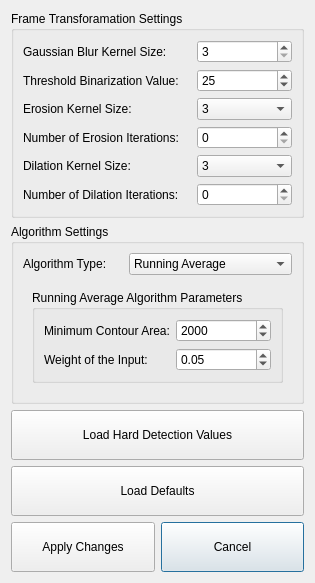
<?xml version="1.0" encoding="UTF-8"?>
<ui version="4.0">
 <class>Dialog</class>
 <widget class="QDialog" name="Dialog">
  <property name="geometry">
   <rect>
    <x>0</x>
    <y>0</y>
    <width>295</width>
    <height>559</height>
   </rect>
  </property>
  <property name="windowTitle">
   <string>Dialog</string>
  </property>
  <layout class="QGridLayout" name="gridLayout_10">
   <item row="0" column="0">
    <widget class="QGroupBox" name="groupBox_4">
     <property name="title">
      <string>Frame Transforamation Settings</string>
     </property>
     <layout class="QGridLayout" name="gridLayout_2">
      <item row="3" column="2">
       <widget class="QSpinBox" name="ErosionNumOfItersSpinBox"/>
      </item>
      <item row="2" column="0">
       <widget class="QLabel" name="ErosionKernelSizeLabel">
        <property name="text">
         <string>Erosion Kernel Size:</string>
        </property>
       </widget>
      </item>
      <item row="0" column="0" colspan="2">
       <widget class="QLabel" name="GaussianBlurKernleSizeLabel">
        <property name="text">
         <string>Gaussian Blur Kernel Size:</string>
        </property>
       </widget>
      </item>
      <item row="4" column="0">
       <widget class="QLabel" name="DilationKernelSizeLabel">
        <property name="text">
         <string>Dilation Kernel Size:</string>
        </property>
       </widget>
      </item>
      <item row="5" column="2">
       <widget class="QSpinBox" name="DilationNumOfItersSpinBox"/>
      </item>
      <item row="0" column="2">
       <widget class="QSpinBox" name="GaussianBlurKernleSizeSpinBox">
        <property name="minimumSize">
         <size>
          <width>95</width>
          <height>0</height>
         </size>
        </property>
        <property name="readOnly">
         <bool>false</bool>
        </property>
        <property name="minimum">
         <number>3</number>
        </property>
        <property name="singleStep">
         <number>2</number>
        </property>
       </widget>
      </item>
      <item row="1" column="2">
       <widget class="QSpinBox" name="ThresholdBinarizationSpinBox">
        <property name="minimum">
         <number>0</number>
        </property>
        <property name="maximum">
         <number>255</number>
        </property>
        <property name="singleStep">
         <number>1</number>
        </property>
        <property name="value">
         <number>25</number>
        </property>
       </widget>
      </item>
      <item row="4" column="2">
       <widget class="QComboBox" name="DilationKernelSizeComboBox">
        <property name="currentIndex">
         <number>0</number>
        </property>
        <item>
         <property name="text">
          <string>3</string>
         </property>
        </item>
        <item>
         <property name="text">
          <string>5</string>
         </property>
        </item>
        <item>
         <property name="text">
          <string>7</string>
         </property>
        </item>
       </widget>
      </item>
      <item row="5" column="0" colspan="2">
       <widget class="QLabel" name="DilationNumOfItersLabel">
        <property name="text">
         <string>Number of Dilation Iterations:</string>
        </property>
       </widget>
      </item>
      <item row="3" column="0" colspan="2">
       <widget class="QLabel" name="ErosionNumOfItersLabel">
        <property name="text">
         <string>Number of Erosion Iterations:</string>
        </property>
       </widget>
      </item>
      <item row="2" column="2">
       <widget class="QComboBox" name="ErosionKernelSizeComboBox">
        <property name="currentIndex">
         <number>0</number>
        </property>
        <item>
         <property name="text">
          <string>3</string>
         </property>
        </item>
        <item>
         <property name="text">
          <string>5</string>
         </property>
        </item>
        <item>
         <property name="text">
          <string>7</string>
         </property>
        </item>
       </widget>
      </item>
      <item row="1" column="0" colspan="2">
       <widget class="QLabel" name="ThresholdBinarizationLabel">
        <property name="text">
         <string>Threshold Binarization Value:</string>
        </property>
       </widget>
      </item>
     </layout>
    </widget>
   </item>
   <item row="1" column="0">
    <widget class="QGroupBox" name="groupBox">
     <property name="title">
      <string>Algorithm Settings</string>
     </property>
     <layout class="QGridLayout" name="gridLayout">
      <item row="0" column="1">
       <widget class="QComboBox" name="AlgorithmTypeComboBox">
        <property name="sizePolicy">
         <sizepolicy hsizetype="Preferred" vsizetype="Fixed">
          <horstretch>0</horstretch>
          <verstretch>0</verstretch>
         </sizepolicy>
        </property>
        <property name="minimumSize">
         <size>
          <width>0</width>
          <height>0</height>
         </size>
        </property>
        <item>
         <property name="text">
          <string>Running Average</string>
         </property>
        </item>
        <item>
         <property name="text">
          <string>Gausian Mixture Model</string>
         </property>
        </item>
       </widget>
      </item>
      <item row="0" column="0">
       <widget class="QLabel" name="AlgorithTypeLabel">
        <property name="sizePolicy">
         <sizepolicy hsizetype="Fixed" vsizetype="Preferred">
          <horstretch>0</horstretch>
          <verstretch>0</verstretch>
         </sizepolicy>
        </property>
        <property name="minimumSize">
         <size>
          <width>100</width>
          <height>0</height>
         </size>
        </property>
        <property name="text">
         <string>Algorithm Type:</string>
        </property>
       </widget>
      </item>
      <item row="1" column="0" colspan="2">
       <widget class="QStackedWidget" name="stackedWidget">
        <property name="currentIndex">
         <number>0</number>
        </property>
        <widget class="QWidget" name="page">
         <layout class="QGridLayout" name="gridLayout_4">
          <item row="0" column="0">
           <widget class="QGroupBox" name="groupBox_2">
            <property name="title">
             <string>Running Average Algorithm Parameters</string>
            </property>
            <layout class="QGridLayout" name="gridLayout_3">
             <item row="0" column="2">
              <widget class="QSpinBox" name="RAminAreaSpinBox">
               <property name="minimumSize">
                <size>
                 <width>95</width>
                 <height>0</height>
                </size>
               </property>
               <property name="minimum">
                <number>100</number>
               </property>
               <property name="maximum">
                <number>10000</number>
               </property>
               <property name="value">
                <number>2000</number>
               </property>
              </widget>
             </item>
             <item row="0" column="0">
              <widget class="QLabel" name="RAminAreaLabel">
               <property name="text">
                <string>Minimum Contour Area:</string>
               </property>
              </widget>
             </item>
             <item row="1" column="0">
              <widget class="QLabel" name="RunningAvgAlphaLabel">
               <property name="text">
                <string>Weight of the Input:</string>
               </property>
              </widget>
             </item>
             <item row="1" column="2">
              <widget class="QDoubleSpinBox" name="RunningAvgAlphaSpinBox">
               <property name="minimum">
                <double>0.010000000000000</double>
               </property>
               <property name="maximum">
                <double>1.000000000000000</double>
               </property>
               <property name="singleStep">
                <double>0.010000000000000</double>
               </property>
               <property name="value">
                <double>0.050000000000000</double>
               </property>
              </widget>
             </item>
             <item row="0" column="1">
              <spacer name="horizontalSpacer_2">
               <property name="orientation">
                <enum>Qt::Horizontal</enum>
               </property>
               <property name="sizeHint" stdset="0">
                <size>
                 <width>20</width>
                 <height>20</height>
                </size>
               </property>
              </spacer>
             </item>
            </layout>
           </widget>
          </item>
         </layout>
        </widget>
        <widget class="QWidget" name="page_2">
         <layout class="QGridLayout" name="gridLayout_6">
          <item row="0" column="0">
           <widget class="QGroupBox" name="groupBox_3">
            <property name="title">
             <string>Gaussian Mixture Algorithm Parameters</string>
            </property>
            <layout class="QGridLayout" name="gridLayout_5">
             <item row="0" column="0">
              <widget class="QLabel" name="GMMinAreaLabel">
               <property name="text">
                <string>Minimum Contour Area:</string>
               </property>
              </widget>
             </item>
             <item row="0" column="2">
              <widget class="QSpinBox" name="GMMinAreaSpinBox">
               <property name="minimumSize">
                <size>
                 <width>95</width>
                 <height>0</height>
                </size>
               </property>
               <property name="minimum">
                <number>100</number>
               </property>
               <property name="maximum">
                <number>10000</number>
               </property>
               <property name="value">
                <number>500</number>
               </property>
              </widget>
             </item>
             <item row="1" column="2">
              <widget class="QSpinBox" name="GaussianMixtureHistorySpinBox">
               <property name="minimum">
                <number>10</number>
               </property>
               <property name="maximum">
                <number>10000</number>
               </property>
               <property name="value">
                <number>250</number>
               </property>
              </widget>
             </item>
             <item row="0" column="1">
              <spacer name="horizontalSpacer">
               <property name="orientation">
                <enum>Qt::Horizontal</enum>
               </property>
               <property name="sizeHint" stdset="0">
                <size>
                 <width>20</width>
                 <height>20</height>
                </size>
               </property>
              </spacer>
             </item>
             <item row="1" column="0">
              <widget class="QLabel" name="GaussianMixtureHistoryLabel">
               <property name="text">
                <string>History:</string>
               </property>
              </widget>
             </item>
            </layout>
           </widget>
          </item>
         </layout>
        </widget>
       </widget>
      </item>
     </layout>
    </widget>
   </item>
   <item row="2" column="0">
    <layout class="QGridLayout" name="gridLayout_9">
     <item row="2" column="2">
      <widget class="QPushButton" name="cancelBtn">
       <property name="sizePolicy">
        <sizepolicy hsizetype="Minimum" vsizetype="Fixed">
         <horstretch>0</horstretch>
         <verstretch>0</verstretch>
        </sizepolicy>
       </property>
       <property name="minimumSize">
        <size>
         <width>0</width>
         <height>50</height>
        </size>
       </property>
       <property name="text">
        <string>Cancel</string>
       </property>
      </widget>
     </item>
     <item row="2" column="1">
      <widget class="QPushButton" name="applyChangesBtn">
       <property name="sizePolicy">
        <sizepolicy hsizetype="Minimum" vsizetype="Fixed">
         <horstretch>0</horstretch>
         <verstretch>0</verstretch>
        </sizepolicy>
       </property>
       <property name="minimumSize">
        <size>
         <width>0</width>
         <height>50</height>
        </size>
       </property>
       <property name="text">
        <string>Apply Changes</string>
       </property>
       <property name="autoDefault">
        <bool>true</bool>
       </property>
       <property name="flat">
        <bool>false</bool>
       </property>
      </widget>
     </item>
     <item row="0" column="1" colspan="2">
      <widget class="QPushButton" name="hardDetetctionValuesBtn">
       <property name="minimumSize">
        <size>
         <width>0</width>
         <height>50</height>
        </size>
       </property>
       <property name="text">
        <string>Load Hard Detection Values</string>
       </property>
      </widget>
     </item>
     <item row="1" column="1" colspan="2">
      <widget class="QPushButton" name="loadDefaultBtn">
       <property name="minimumSize">
        <size>
         <width>0</width>
         <height>50</height>
        </size>
       </property>
       <property name="text">
        <string>Load Defaults</string>
       </property>
      </widget>
     </item>
    </layout>
   </item>
  </layout>
 </widget>
 <resources/>
 <connections/>
</ui>
